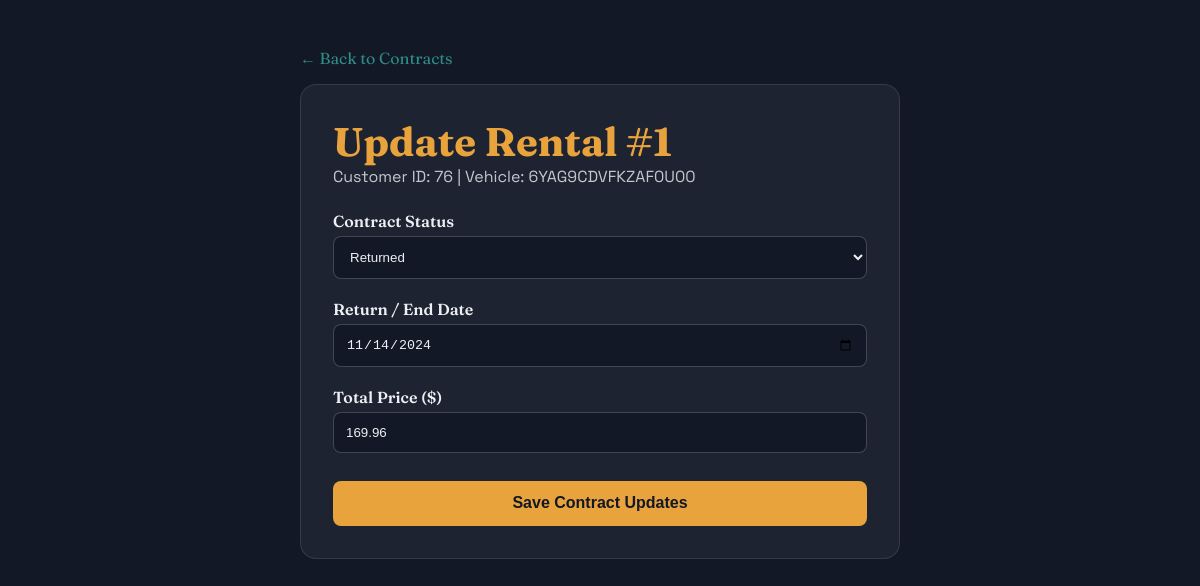
/enterprise/rentals/1, run on an earlier commit of the app's database.
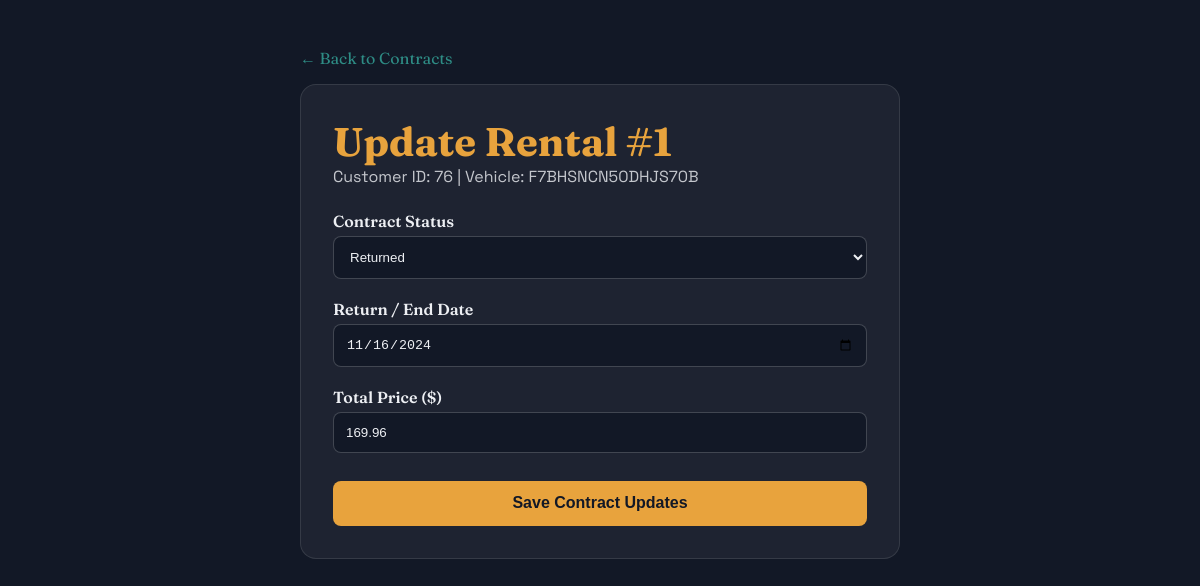
And on a later commit of the database.
### tables this page shows
CREATE TABLE rentals (
        id INTEGER PRIMARY KEY AUTOINCREMENT,
        customer_id INTEGER NOT NULL,
        car_reg_num TEXT NOT NULL,
        start_date TEXT NOT NULL,
        end_date TEXT NOT NULL,
        total_price REAL NOT NULL,
        status TEXT NOT NULL,
        FOREIGN KEY (car_reg_num) REFERENCES vehicles (reg_num),
        FOREIGN KEY (customer_id) REFERENCES customers (id)
    );

### car_rental/routes/enterprise.py (the view, shortened to what this page needs)
@enterprise_bp.route("/rentals/<int:rental_id>", methods=["GET", "POST"])
def rental_detail(rental_id):
    rentals = db.load_reservations(parameters={"id": rental_id})
    rental = rentals[0] if rentals else None
    return render_template("enterprise/rental_detail.html", rental=rental)

### car_rental/database.py (called while the page is built)
    def _load(self, table: str, parameters: Optional[dict[str, Any]] = None) -> list[dict]:
        query = f"SELECT * FROM {table}"
        values = ()
        if parameters:
            conditions = " AND ".join(f"{key} = ?" for key in parameters)
            query += f" WHERE {conditions}"
            values = tuple(parameters.values())
        cur = self.conn.execute(query, values)
        return [dict(row) for row in cur.fetchall()]

    def load_reservations(self, parameters: Optional[dict[str, Any]] = None) -> list[dict]:
        return self._load("rentals", parameters)

### car_rental/templates/enterprise/rental_detail.html (shortened to what this page needs)
{% extends "base.html" %}
{% block content %}
<main class="placeholder placeholder--enterprise" style="justify-content: flex-start; padding: 3rem 1.5rem;">
  <div style="max-width: 600px; width: 100%; margin: 0 auto; text-align: left;">
    <a href="{{ url_for('enterprise.rental_list') }}" style="color: var(--enterprise-accent-soft); display: inline-block; margin-bottom: 1rem;">← Back to Contracts</a>
    {% if rental %}
    <div style="background: rgba(255,255,255,0.05); border-radius: 16px; padding: 2rem; border: 1px solid rgba(255,255,255,0.1);">
      <h1 style="color: var(--enterprise-accent); margin-top: 0;">Update Rental #{{ rental.id }}</h1>
      <p style="opacity: 0.8;">Customer ID: {{ rental.customer_id }} | Vehicle: {{ rental.car_reg_num }}</p>
      <form method="POST" action="{{ url_for('enterprise.rental_detail', rental_id=rental.id) }}" style="display: flex; flex-direction: column; gap: 1.25rem; margin-top: 1.5rem;">
        <div>
          <label style="display: block; font-weight: 600; margin-bottom: 0.3rem;">Contract Status</label>
          <select name="status" style="width: 100%; padding: 0.75rem; border-radius: 8px; background: var(--enterprise-bg); color: var(--enterprise-ink); border: 1px solid rgba(255,255,255,0.2);">
            <option value="returned" {% if rental.status == 'returned' %}selected{% endif %}>Returned</option>
          </select>
        </div>
        <div>
          <label style="display: block; font-weight: 600; margin-bottom: 0.3rem;">Return / End Date</label>
          <input type="date" name="end_date" value="{{ rental.end_date }}" required style="width: 100%; padding: 0.75rem; border-radius: 8px; background: var(--enterprise-bg); color: var(--enterprise-ink); border: 1px solid rgba(255,255,255,0.2);">
        </div>
        <div>
          <label style="display: block; font-weight: 600; margin-bottom: 0.3rem;">Total Price ($)</label>
          <input type="number" step="0.01" name="total_price" value="{{ rental.total_price }}" required style="width: 100%; padding: 0.75rem; border-radius: 8px; background: var(--enterprise-bg); color: var(--enterprise-ink); border: 1px solid rgba(255,255,255,0.2);">
        </div>
        <button type="submit" style="background: var(--enterprise-accent); color: var(--enterprise-bg); padding: 0.85rem; border: none; border-radius: 8px; font-weight: 700; font-size: 1rem; cursor: pointer; margin-top: 0.5rem;">
          Save Contract Updates
        </button>
      </form>
    </div>
    {% else %}
      <p>Rental contract not found.</p>
    {% endif %}
  </div>
</main>
{% endblock %}

What changed in the data, as far as the page shows it:
changed rentals "Returned": car_reg_num "6YAG9CDVFKZAF0U00" → "F7BHSNCN50DHJS70B"; end_date "11/14/2024" → "11/16/2024"
